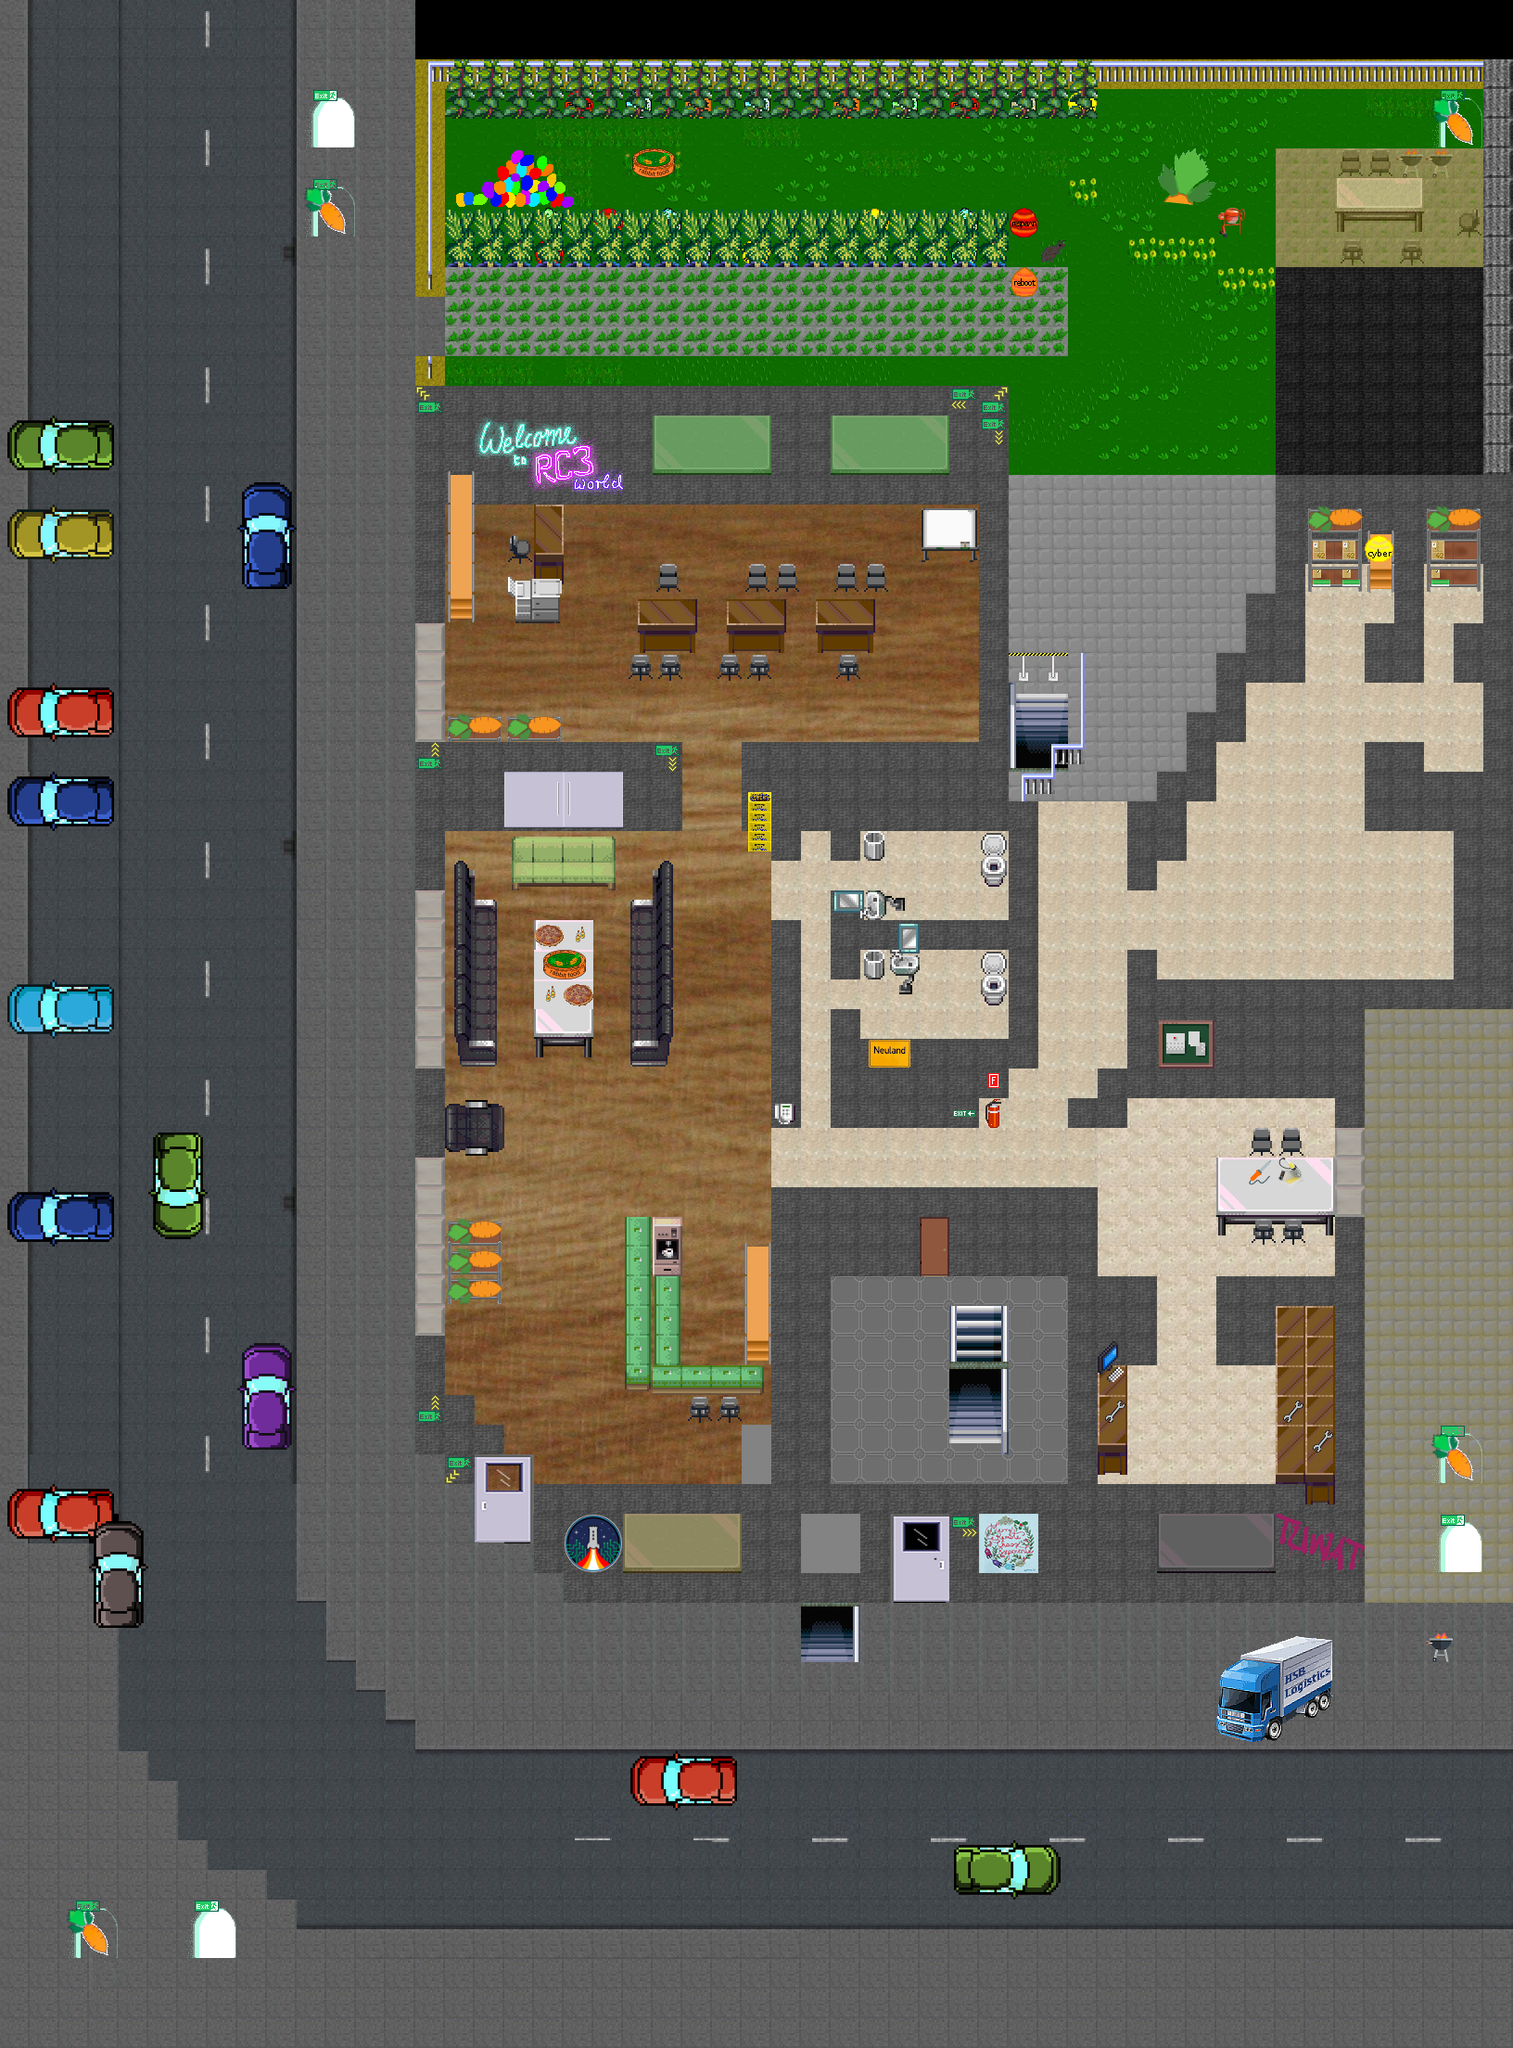

Tiled map render using the project's own tile images. Description and the map definition, with tile-layer contents summarised, below:
An orthogonal 51x69 tile map with 32x32 px tiles, 18 tile layers (start, garden, street, cars, ...), 12 tilesets.

<map version="1.4" tiledversion="1.4.3" orientation="orthogonal" renderorder="right-down" width="51" height="69" tilewidth="32" tileheight="32" infinite="0" nextlayerid="26" nextobjectid="1">
 <editorsettings>
  <export target="tm.json" format="json" />
 </editorsettings>
 <tileset firstgid="1" source="../floortileset.tsx" />
 <tileset firstgid="65" source="../mapUtilities.tsx" />
 <tileset firstgid="74" source="../spaceselection.tsx" />
 <tileset firstgid="746" source="../tilesets_deviant_milkian_1.tsx" />
 <tileset firstgid="1002" source="../FloorTile_S.tsx" />
 <tileset firstgid="5490" source="../hsb-fliese.tsx" />
 <tileset firstgid="5554" source="../rc3-mullana-single-use.tsx" />
 <tileset firstgid="5810" name="coco-items" tilewidth="32" tileheight="32" tilecount="100" columns="10">
  <image source="../coco-items.png" trans="ffffff" width="320" height="320" />
 </tileset>
 <tileset firstgid="5910" name="active-cave" tilewidth="32" tileheight="32" tilecount="384" columns="24">
  <image source="../active-cave.png" trans="ffffff" width="768" height="512" />
 </tileset>
 <tileset firstgid="6294" name="divoc-functional" tilewidth="32" tileheight="32" tilecount="256" columns="16">
  <image source="../divoc-functional.png" trans="ffffff" width="512" height="512" />
 </tileset>
 <tileset firstgid="6550" name="mrce-digitalpixled" tilewidth="32" tileheight="32" tilecount="20" columns="5">
  <image source="../mrce-digitalpixled.png" trans="ffffff" width="172" height="128" />
 </tileset>
 <tileset firstgid="6570" name="logopixled" tilewidth="32" tileheight="32" tilecount="6" columns="3">
  <image source="../logopixled.png" trans="ffffff" width="121" height="64" />
 </tileset>
 <layer id="15" name="start" width="51" height="69">
  <data>[3519 cells, 17 non-empty, 1 distinct tile ids]</data>
 </layer>
 <layer id="3" name="garden" width="51" height="69">
  <data>[3519 cells, 601 non-empty, 11 distinct tile ids]</data>
 </layer>
 <layer id="5" name="street" width="51" height="69">
  <data>[3519 cells, 1638 non-empty, 22 distinct tile ids]</data>
 </layer>
 <layer id="13" name="cars" width="51" height="69">
  <data>[3519 cells, 119 non-empty, 72 distinct tile ids]</data>
 </layer>
 <layer id="11" name="floor" width="51" height="69">
  <data>[3519 cells, 1020 non-empty, 561 distinct tile ids]</data>
 </layer>
 <layer id="19" name="exitLayer" width="51" height="69">
  <properties>
   <property name="exitSceneUrl" value="/_/global/c0c0bird.github.io/chaos-world/main.json#start_hamburg" />
  </properties>
  <data>[3519 cells, 12 non-empty, 4 distinct tile ids]</data>
 </layer>
 <layer id="25" name="carrotExitLayer" width="51" height="69">
  <properties>
   <property name="exitSceneUrl" value="/_/global/c0c0bird.codeberg.page/main.json#start_spacebi" />
  </properties>
  <data>[3519 cells, 16 non-empty, 4 distinct tile ids]</data>
 </layer>
 <layer id="1" name="walls" width="51" height="69">
  <data>[3519 cells, 550 non-empty, 28 distinct tile ids]</data>
 </layer>
 <layer id="12" name="funiture" width="51" height="69">
  <data>[3519 cells, 203 non-empty, 78 distinct tile ids]</data>
 </layer>
 <layer id="18" name="timeMascheenLayer" width="51" height="69">
  <properties>
   <property name="exitSceneUrl" value="../main.json#timeMascheenLayer" />
  </properties>
  <data>[3519 cells, 4 non-empty, 4 distinct tile ids]</data>
 </layer>
 <objectgroup id="17" name="floorLayer" />
 <layer id="6" name="window" width="51" height="69" opacity="0.45">
  <data>[3519 cells, 51 non-empty, 7 distinct tile ids]</data>
 </layer>
 <layer id="8" name="wallhead" width="51" height="69">
  <data>[3519 cells, 28 non-empty, 1 distinct tile ids]</data>
 </layer>
 <layer id="7" name="deko" width="51" height="69">
  <data>[3519 cells, 167 non-empty, 76 distinct tile ids]</data>
 </layer>
 <layer id="16" name="plants" width="51" height="69">
  <data>[3519 cells, 82 non-empty, 4 distinct tile ids]</data>
 </layer>
 <layer id="10" name="gardenroof" width="51" height="69" opacity="0.47">
  <data>[3519 cells, 28 non-empty, 1 distinct tile ids]</data>
 </layer>
 <layer id="9" name="signs" width="51" height="69">
  <data>[3519 cells, 38 non-empty, 35 distinct tile ids]</data>
 </layer>
 <layer id="4" name="collision" width="51" height="69" opacity="0">
  <data>[3519 cells, 632 non-empty, 1 distinct tile ids]</data>
 </layer>
 <layer id="14" name="collisionStreet" width="51" height="69" opacity="0">
  <data>[3519 cells, 133 non-empty, 1 distinct tile ids]</data>
 </layer>
</map>
